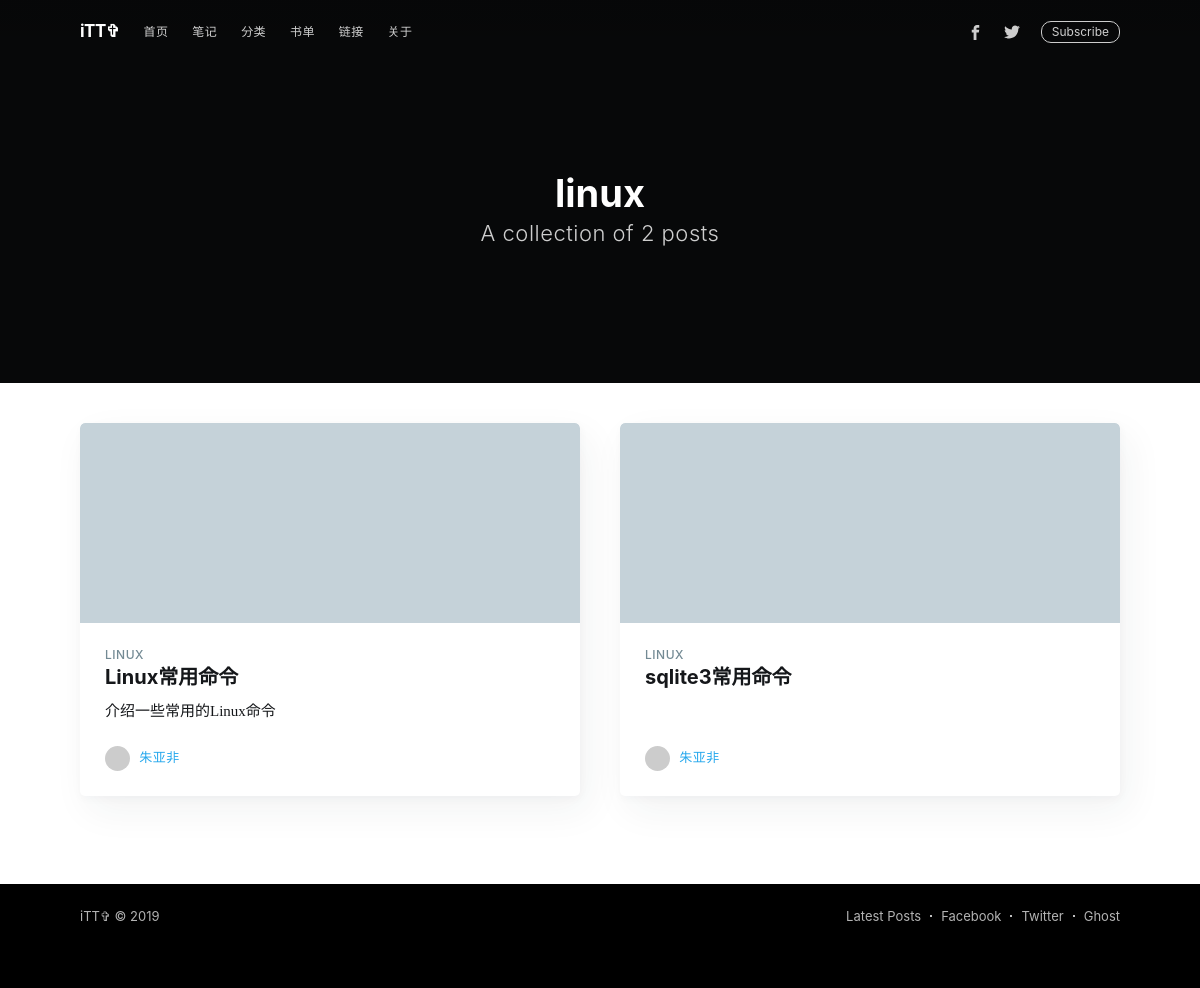
Screenshot of /tag/linux with the database file from the repository.
### blog/models.py (models this page shows, shortened)
class Tag(models.Model):
    name = models.CharField('文章标签', max_length=100)
    class Meta:
        verbose_name = '文章标签'
        verbose_name_plural = verbose_name
    def __str__(self):
        return self.name

class Article(models.Model):
    title = models.CharField('标题', max_length=70)
    excerpt = models.TextField('摘要', max_length=200, blank=True)
    category = models.ForeignKey(Category, on_delete=models.DO_NOTHING, verbose_name='分类', blank=True, null=True)
    tags = models.ManyToManyField(Tag, verbose_name='标签', blank=True)
    img = models.TextField('文章图片', max_length=100, blank=True, null=True)
    body = models.TextField()
    user = models.ForeignKey(User, on_delete=models.CASCADE, verbose_name='作者')
    """
    文章作者，这里User是从django.contrib.auth.models导入的。
    这里我们通过ForeignKey 把文章和 User 关联了起来
    """
    views = models.PositiveIntegerField('阅读量', default=0)
    tui = models.ForeignKey(Tui, on_delete=models.DO_NOTHING, verbose_name='推荐位', blank=True, null=True)
    created_time = models.DateTimeField('发布时间', auto_now_add=True)
    modified_time = models.DateTimeField('修改时间', auto_now=True)
    class Meta:
        verbose_name = '文章'
        verbose_name_plural = verbose_name

### blog/views.py (the view)
# urls.py: path('tag/<tag>', views.tag, name='tag'), # 标签列表页
def tag(request, tag):
    list = Article.objects.filter(tags__name=tag)  # 获取通过URL传进来的tag，然后筛选出对应文章
    tname = Tag.objects.get(name=tag)    # 获取当前文章的栏目名
    return render(request, 'tags.html', locals())   # locals()的作用是返回一个包含当前作用域里面的所有变量和它们的值的字典。

### blog/views.py (called while the page is built)
def global_variable(request):
    rightTui = Article.objects.filter(tui__id=2)[:6]
    alltags = Tag.objects.all()
    allcategory = Category.objects.all()
    return locals()

### templates/tags.html
{% extends "base.html" %}
{% block head %}
{% include "header.html" %}
{% endblock %}
	{% block author %}
<div class="site-header-content">
<h1 class="site-title">{{ tname }}</h1>
<h2 class="site-description">
A collection of {{ list|length }} posts
</h2>
</div>
	{% endblock %}
{% block heart %}
<div class="post-feed">
{% for a in list %}
    <article class="post-card post tag-git">
    <a class="post-card-image-link" href="{% url 'index' %}show-{{ a.id }}.html">
        {% if a.img|truncatechars:5 == "https" %}
            <div class="post-card-image" style="background-image: url({{ a.img }})"></div>
        {% else %}
            <div class="post-card-image" style="background-image: url({% url 'index' %}media/{{ a.img }})"></div>
        {% endif %}
    </a>
    <div class="post-card-content">
    <a class="post-card-content-link" href="{% url 'index' %}show-{{ a.id }}.html">
    <header class="post-card-header">
    <span class="post-card-tags">{{ tname }}</span>
    <h2 class="post-card-title">{{ a.title }}</h2>
    </header>
    <section class="post-card-excerpt">
    <p>{{ a.excerpt }}</p>
    </section>
    </a>
    <footer class="post-card-meta">
	<img class="author-profile-image" src="https://s.gravatar.com/avatar/67112412c6d334572806ef4b2b6fc0c0?s=80" alt="朱亚非" />
    <span class="post-card-author"><a href="{% url 'index' %}author.html">{{ a.user }}</a></span>
    </footer>
    </div>
    </article>
{% endfor %}
</div>
{% endblock %}

### static/css/screen9.css (style rules this page uses)
a,abbr,acronym,address,applet,article,aside,audio,big,blockquote,body,canvas,caption,cite,code,dd,del,details,dfn,div,dl,dt,em,embed,fieldset,figcaption,figure,footer,form,h1,h2,h3,h4,h5,h6,header,hgroup,html,iframe,img,ins,kbd,label,legend,li,mark,menu,nav,object,ol,output,p,pre,q,ruby,s,samp,section,small,span,strike,strong,sub,summary,sup,table,tbody,td,tfoot,th,thead,time,tr,tt,ul,var,video { margin:0;padding:0;border:0;font:inherit;font-size:100%;vertical-align:baseline }
body { line-height:1 }
img { max-width:100% }
html { box-sizing:border-box;font-family:sans-serif;-ms-text-size-adjust:100%;-webkit-text-size-adjust:100% }
*,:after,:before { box-sizing:inherit }
a { background-color:transparent }
h1 { margin:.67em 0;font-size:2em }
img { border:0 }
html { overflow-y:scroll;font-size:62.5%;-webkit-tap-highlight-color:transparent }
body,html { overflow-x:hidden }
body { color:#3c484e;font-family:-apple-system,BlinkMacSystemFont,Segoe UI,Roboto,Oxygen,Ubuntu,Cantarell,Open Sans,Helvetica Neue,sans-serif;font-size:1.5rem;line-height:1.6em;font-weight:400;font-style:normal;letter-spacing:0;text-rendering:optimizeLegibility;background:#fff;-webkit-font-smoothing:antialiased;-moz-osx-font-smoothing:grayscale;-moz-font-feature-settings:"liga"on }
audio,canvas,iframe,img,svg,video { vertical-align:middle }
blockquote,dl,ol,p,ul { margin:0 0 1.5em }
a { color:#26a8ed;text-decoration:none }
h1,h2,h3,h4,h5,h6 { margin-top:0;line-height:1.15;font-weight:700;text-rendering:optimizeLegibility }
h1 { margin:0 0 .5em;font-size:5rem;font-weight:700 }
h2 { margin:1.5em 0 .5em;font-size:2rem }
body { background:#f4f8fb }
.site-header-content { display:-ms-flexbox;display:flex;-ms-flex-direction:column;flex-direction:column;-ms-flex-pack:center;justify-content:center;-ms-flex-align:center;align-items:center;padding:10vw 4vw;min-height:200px;max-height:450px;text-align:center }
.site-title { z-index:10;margin:0;padding:0;font-size:3.8rem;font-weight:700 }
.site-description { z-index:10;margin:0;padding:5px 0;font-size:2.2rem;font-weight:300;letter-spacing:.5px;opacity:.8 }
.post-feed { position:relative;-ms-flex-wrap:wrap;flex-wrap:wrap;margin:0 -20px;padding:40px 0 0 }
.post-card,.post-feed { display:-ms-flexbox;display:flex }
.post-card { -ms-flex:1 1 300px;flex:1 1 300px;-ms-flex-direction:column;flex-direction:column;overflow:hidden;margin:0 20px 40px;min-height:300px;background:#fff 50%;background-size:cover;border-radius:5px;box-shadow:8px 14px 38px rgba(39,44,49,.06),1px 3px 8px rgba(39,44,49,.03);transition:all .5s ease }
.post-card-image-link { position:relative;display:block;overflow:hidden;border-radius:5px 5px 0 0 }
.post-card-image { width:auto;height:200px;background:#c5d2d9 no-repeat 50%;background-size:cover }
.post-card-content-link { position:relative;display:block;padding:25px 25px 0;color:#15171a }
.post-card-tags { display:block;margin-bottom:4px;color:#738a94;font-size:1.2rem;line-height:1.15em;font-weight:500;letter-spacing:.5px;text-transform:uppercase }
.post-card-title { margin-top:0 }
.post-card-content { -ms-flex-positive:1;flex-grow:1;display:-ms-flexbox;display:flex;-ms-flex-direction:column;flex-direction:column;-ms-flex-pack:justify;justify-content:space-between }
.post-card-excerpt { font-family:Georgia,serif }
.post-card-meta { padding:0 25px 25px }
.author-profile-image { margin-right:5px;width:25px;height:25px;border-radius:100%;object-fit:cover }
.post-card-author { font-size:1.3rem;font-weight:500;letter-spacing:.5px;text-transform:uppercase }

### rows the page displays
Tag: name "linux", name "LINUX"
Article: title "Linux常用命令", excerpt "介绍一些常用的Linux命令", user "朱亚非"
Article: title "sqlite3常用命令", user "朱亚非"

### other values shown
{{ list|length }} "2"
